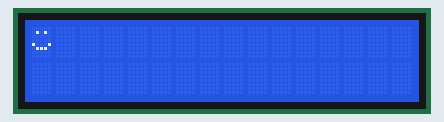
Bench run of a sketch on a simulated Arduino Uno, built with avr-gcc and run on an emulated ATmega328P. On the bench: 16×2 character LCD.

Above: at 0.11 s.
At 1.61 s:
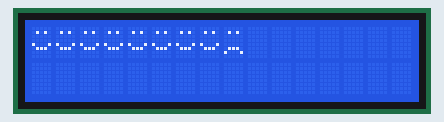
At 3.17 s:
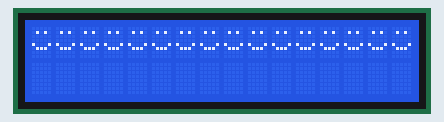
At 4.72 s:
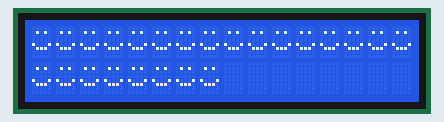
At 6.37 s:
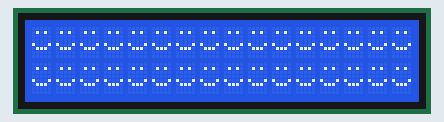
At 10.44 s:
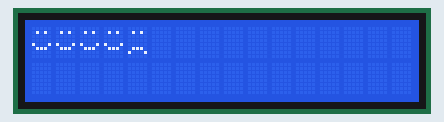

Measured:
- by itself, everything shown: repeats every 9.6 s, in 94 steps

The sketch:

LCD.ino
```cpp
#include<LiquidCrystal.h>
byte happy[8]{
  B00000,
  B01010,
  B00000,
  B00000,
  B10001,
  B01110,
  B00000,
  B00000};
byte sad[8]{
  B00000,
  B01010,
  B00000,
  B00000,
  B00000,
  B01110,
  B10001,
  B00000};
int seconds = 0;
LiquidCrystal lcd(12, 11, 5, 4, 3, 2); //RS, E, D4, D5, D6, D7

void setup(){
  lcd.begin(16,2);//number of Columns, number of Rows
  lcd.createChar(0,happy);
  lcd.createChar(1,sad);

}

void loop(){
  lcd.setCursor(0,0);//col, row
  for (int m=0;m<2;m++){ lcd.setCursor(0,0);//col, row
  for (int j=0;j<16;j++){ lcd.setCursor(j,m);//col, row
  for(int i=0;i<2;i++){
  lcd.write(i);
    delay(100);}}}
  for (int m=1;m>=0;m--){ lcd.setCursor(0,0);//col, row
  for (int j=15;j>=0;j--){ lcd.setCursor(j,m);//col, row
  lcd.write(1);
    delay(100);}}
  lcd.clear();
}
```
